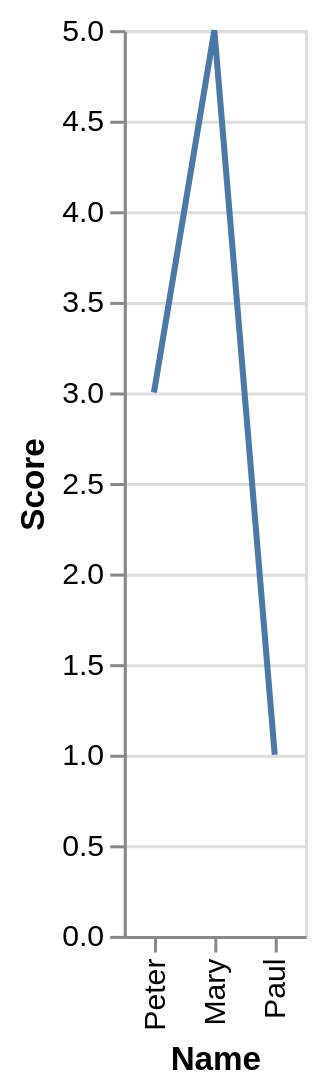

This figure's Vega-Lite source:
### Vega specification from a JSON file in a GitHub repository (floating-point values rounded to 4 significant figures)
{"$schema": "https://vega.github.io/schema/vega/v6.json", "background": "white", "padding": 5, "height": 300, "style": "cell", "data": [{"name": "source_0", "values": [{"Name": "Peter", "Score": 3}, {"Name": "Paul", "Score": 1}, {"Name": "Mary", "Score": 5}]}, {"name": "data_0", "source": "source_0", "transform": [{"type": "formula", "expr": "(indexof([\"Peter\",\"Mary\",\"Paul\"], datum[\"Name\"]) + 1 || 4) - 1", "as": "x_Name_sort_index"}]}], "signals": [{"name": "x_step", "value": 20}, {"name": "width", "update": "bandspace(domain('x').length, 1, 0.5) * x_step"}], "marks": [{"name": "marks", "type": "line", "style": ["line"], "sort": {"field": "x"}, "from": {"data": "data_0"}, "encode": {"update": {"stroke": {"value": "#4c78a8"}, "description": {"signal": "\"Name: \" + (isValid(datum[\"Name\"]) ? isArray(datum[\"Name\"]) ? join(datum[\"Name\"], ' ') : datum[\"Name\"] : \"\"+datum[\"Name\"]) + \"; Score: \" + (format(datum[\"Score\"], \"\"))"}, "x": {"scale": "x", "field": "Name"}, "y": {"scale": "y", "field": "Score"}, "defined": {"signal": "isValid(datum[\"Score\"]) && isFinite(+datum[\"Score\"])"}}}}], "scales": [{"name": "x", "type": "point", "domain": {"data": "data_0", "field": "Name", "sort": {"op": "min", "field": "x_Name_sort_index"}}, "range": {"step": {"signal": "x_step"}}, "padding": 0.5}, {"name": "y", "type": "linear", "domain": {"data": "data_0", "field": "Score"}, "range": [{"signal": "height"}, 0], "nice": true, "zero": true}], "axes": [{"scale": "y", "orient": "left", "gridScale": "x", "grid": true, "tickCount": {"signal": "ceil(height/40)"}, "domain": false, "labels": false, "aria": false, "maxExtent": 0, "minExtent": 0, "ticks": false, "zindex": 0}, {"scale": "x", "orient": "bottom", "grid": false, "title": "Name", "labelAlign": "right", "labelAngle": 270, "labelBaseline": "middle", "zindex": 0}, {"scale": "y", "orient": "left", "grid": false, "title": "Score", "labelOverlap": true, "tickCount": {"signal": "ceil(height/40)"}, "zindex": 0}]}
